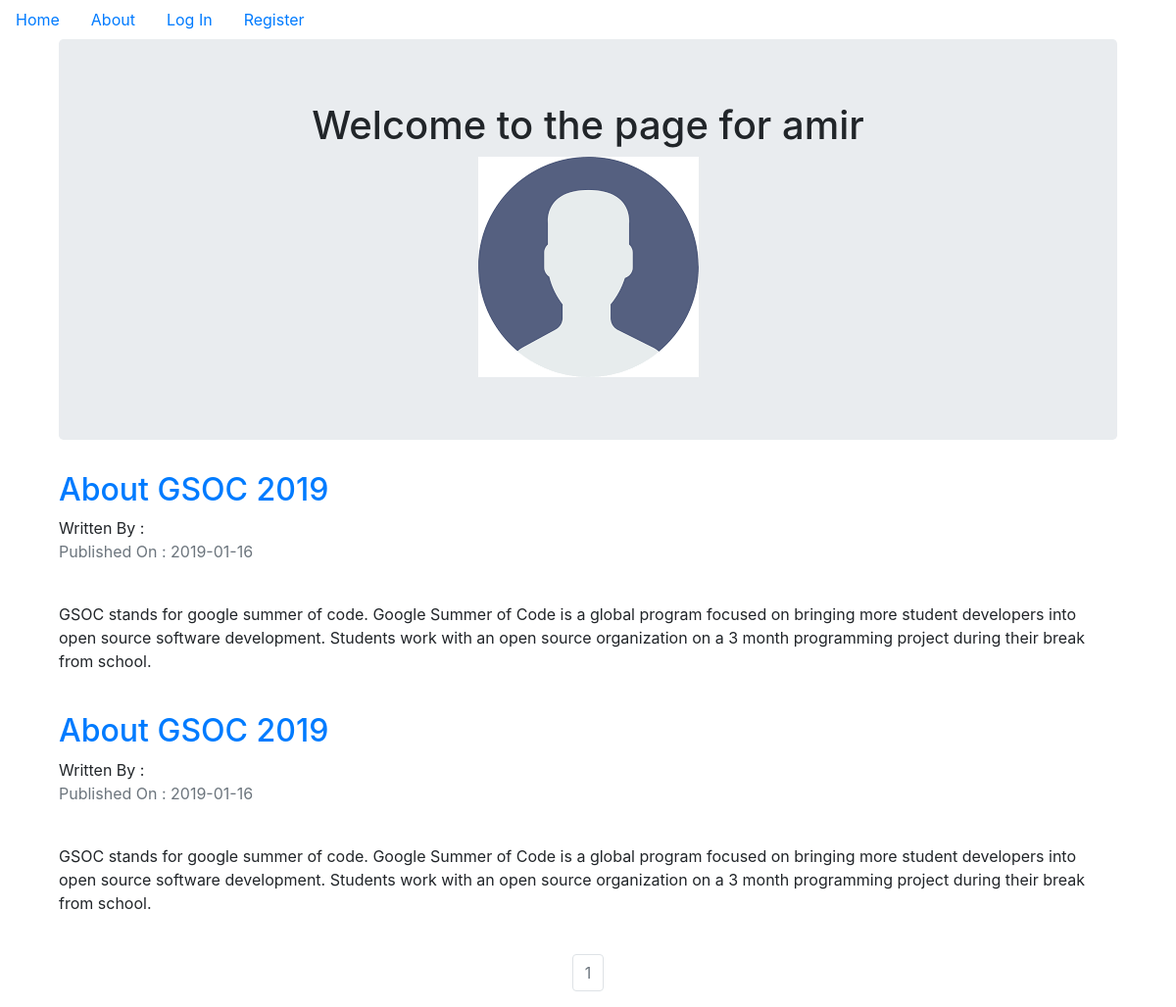
Screenshot of /amir with the database file from the repository.
### projectFiles/models.py (models this page shows, shortened)
class User(db.Model, UserMixin):
    __tablename__ = 'users'
    id = db.Column(db.Integer, primary_key=True)
    profile_image = db.Column(db.String(20), nullable=False, default='default_profile.png')
    email = db.Column(db.String(64), unique=True, index=True)
    username = db.Column(db.String(64), unique=True, index=True)
    password_hash = db.Column(db.String(128))
    posts = db.relationship('BlogPost', backref='author', lazy=True)

class BlogPost(db.Model, UserMixin):
    users = db.relationship(User)
    id = db.Column(db.Integer, primary_key=True)
    user_id = db.Column(db.Integer, db.ForeignKey('users.id'), nullable=False)
    date = db.Column(db.DateTime, nullable=False, default=datetime.utcnow)
    title = db.Column(db.String(140), nullable=False)
    text = db.Column(db.Text, nullable=False)

### projectFiles/users/views.py (the view)
@users.route("/<username>")
def user_posts(username):
    page = request.args.get('page',1,type=int)
    user = User.query.filter_by(username=username).first_or_404()
    blog_posts = BlogPost.query.filter_by(author=user).order_by(BlogPost.date.desc()).paginate(page=page,per_page=5)
    return render_template('user_blog_posts.html',blog_posts=blog_posts,user=user)

### projectFiles/templates/user_blog_posts.html
{% extends 'base.html' %}
{% block content %}
<div class="container">
  <div class="jumbotron">
    <div align="center">
      <h1>Welcome to the page for {{ user.username }}</h1>
      <img src="{{url_for('static', filename='profile_pics/'+user.profile_image)}}">
    </div>
  </div>
{% for post in blog_posts.items %}
  <h2><a href="{{url_for('blog_posts.blog_post', blog_post_id=post_id)}}">{{ post.title }}</a></h2>
  Written By : <a href="{{url_for('users.user_post', username=post.author.username)}}">{{ post.username }}</a>
  <p class="text-muted">Published On : {{ post.date.strftime("%Y-%m-%d")}} </p>
  <br>
  <p>{{ post.text }}</p>
  <br>
{% endfor %}
</div>
<nav aria-label="Page Navigation example">
  <ul class="pagination justify-content-center">
      {% for page_num in blog_posts.iter_pages(left_edge=1, right_edge=1, left_current=1, right_current=2) %}
        {% if blog_posts.page == page_num %}
          <li class="page-item disabled">
            <a class="page-link "href="{{url_for('users.user_posts', username=user.username, page=page_num)}}">{{ page_num }}</a>
          </li>
        {% else %}
        <li class="page-item">
          <a class="page-link "href="{{url_for('users.user_posts', username=user.username, page=page_num)}}">{{ page_num }}</a>
        </li>
        {% endif %}
      {% endfor %}
  </ul>
</nav>
{% endblock %}

### projectFiles/templates/base.html (shortened to what this page needs)
<!DOCTYPE html>
<html lang="en" dir="ltr">
  <head>
    <link rel="stylesheet" href="https://stackpath.bootstrapcdn.com/bootstrap/4.2.1/css/bootstrap.min.css">
  </head>
  <body>
    <nav class=""navbar navbar-expand-lg navbar-light bg-light">
      <ul class="nav">
        <li class="nav-link">
          <a href="{{url_for('core.index')}}">Home</a>
        </li>
        <li class="nav-link">
          <a href="{{url_for('core.info')}}">About</a>
        </li>
      {% if current_user.is_authenticated %}
        <li class="nav-link">
          <a href="{{ url_for('users.logout')}}">LogOut</a>
        </li>
        <li class="nav-link">
          <a href="{{ url_for('users.account')}}">Account</a>
        </li>
        <li class="nav-link">
          <a href="{{ url_for('blog_posts.create_post') }}">Create Post</a>
        </li>
      {% else %}
      <li class="nav-link">
        <a href="{{ url_for('users.login')}}">Log In</a>
      </li>
      <li class="nav-link">
        <a href="{{ url_for('users.register')}}">Register</a>
      </li>
      {% endif %}
      </ul>
    </nav>
      <div class="container">
        {% block content %}
        {% endblock %}
      </div>
  </body>
</html>

### rows the page displays
User: username "amir", profile_image (placeholder picture)
BlogPost: title "About GSOC 2019", date "2019-01-16", text "GSOC stands for google summer of code. Google Summer of Code is a global program focused on bringing more student developers into open source software development. Students work with an open source organization on a 3 month programming project during their break from school."
BlogPost: title "About GSOC 2019", date "2019-01-16", text "GSOC stands for google summer of code. Google Summer of Code is a global program focused on bringing more student developers into open source software development. Students work with an open source organization on a 3 month programming project during their break from school."

### other values shown
{{ page_num }} "1"
